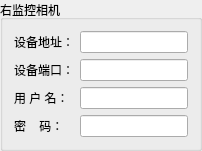
         <widget class="QGroupBox" name="groupBox_52">
          <property name="title">
           <string>右监控相机</string>
          </property>
          <layout class="QGridLayout" name="gridLayout_63">
           <item row="0" column="0">
            <widget class="QLabel" name="label_251">
             <property name="sizePolicy">
              <sizepolicy hsizetype="Preferred" vsizetype="Fixed">
               <horstretch>0</horstretch>
               <verstretch>0</verstretch>
              </sizepolicy>
             </property>
             <property name="text">
              <string>设备地址：</string>
             </property>
            </widget>
           </item>
           <item row="1" column="0">
            <widget class="QLabel" name="label_88">
             <property name="sizePolicy">
              <sizepolicy hsizetype="Maximum" vsizetype="Fixed">
               <horstretch>0</horstretch>
               <verstretch>0</verstretch>
              </sizepolicy>
             </property>
             <property name="text">
              <string>设备端口：</string>
             </property>
            </widget>
           </item>
           <item row="0" column="1">
            <widget class="QLineEdit" name="Hikvision_20_Ip">
             <property name="sizePolicy">
              <sizepolicy hsizetype="Expanding" vsizetype="Fixed">
               <horstretch>0</horstretch>
               <verstretch>0</verstretch>
              </sizepolicy>
             </property>
            </widget>
           </item>
           <item row="1" column="1">
            <widget class="QLineEdit" name="Hikvision_20_Port"/>
           </item>
           <item row="2" column="0">
            <widget class="QLabel" name="label_114">
             <property name="sizePolicy">
              <sizepolicy hsizetype="Maximum" vsizetype="Fixed">
               <horstretch>0</horstretch>
               <verstretch>0</verstretch>
              </sizepolicy>
             </property>
             <property name="text">
              <string>用 户 名：</string>
             </property>
            </widget>
           </item>
           <item row="3" column="0">
            <widget class="QLabel" name="label_115">
             <property name="sizePolicy">
              <sizepolicy hsizetype="Maximum" vsizetype="Fixed">
               <horstretch>0</horstretch>
               <verstretch>0</verstretch>
              </sizepolicy>
             </property>
             <property name="text">
              <string>密    码：</string>
             </property>
            </widget>
           </item>
           <item row="2" column="1">
            <widget class="QLineEdit" name="Hikvision_20_User"/>
           </item>
           <item row="3" column="1">
            <widget class="QLineEdit" name="Hikvision_20_Pass"/>
           </item>
          </layout>
         </widget>
